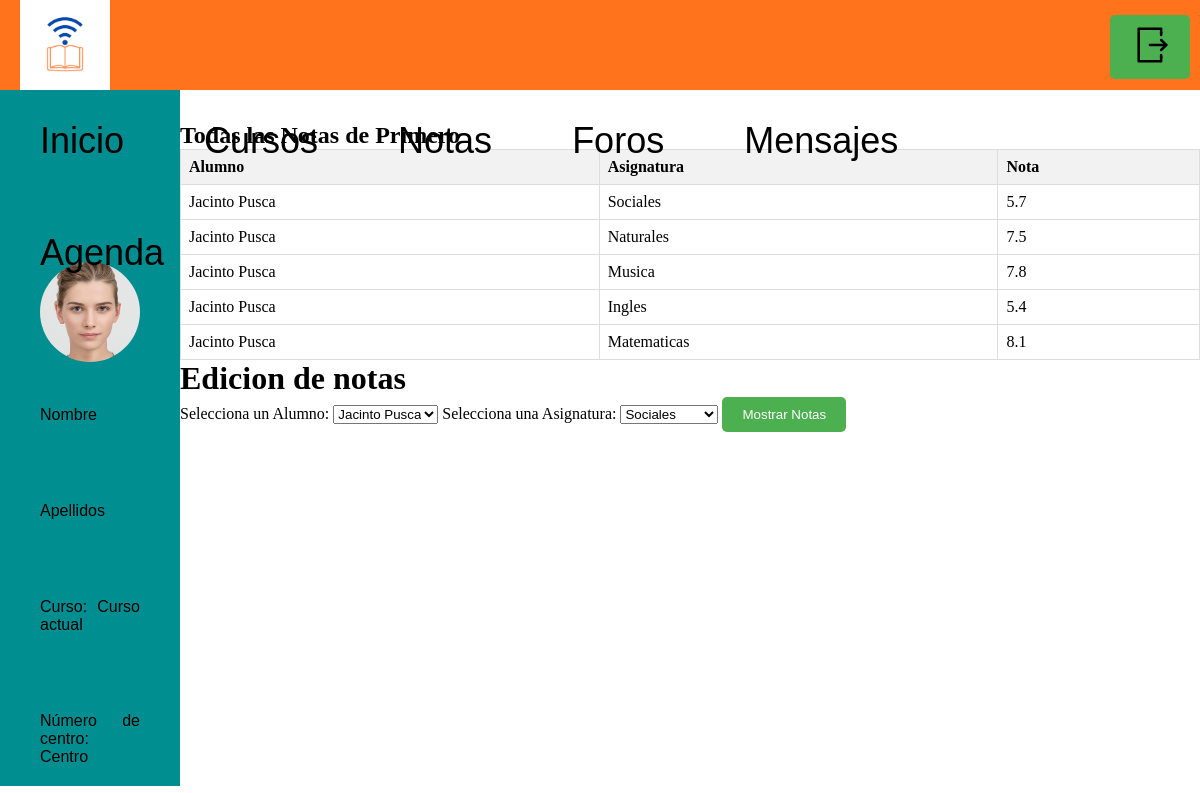
The app's page /profesor/gestionNotas1.php, older data.
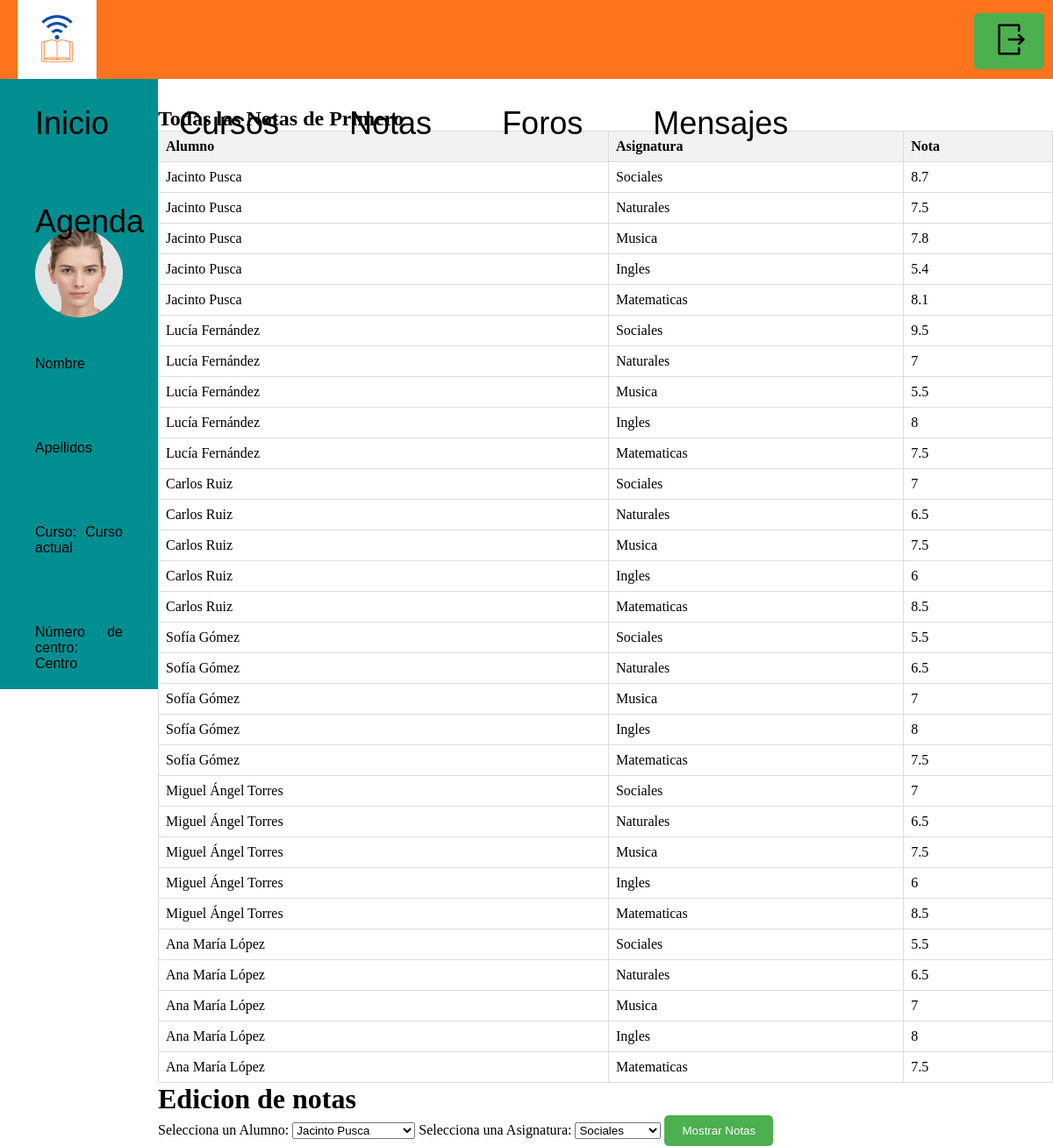
The same page, newer data.
### tables this page shows
CREATE TABLE IF NOT EXISTS `nota` (
  `idNota` int(11) NOT NULL AUTO_INCREMENT,
  `calificacion` float DEFAULT NULL,
  `fecha_calificacion` date DEFAULT NULL,
  `idAsignatura` int(11) DEFAULT NULL,
  `idUsuario` int(11) DEFAULT NULL,
  PRIMARY KEY (`idNota`)
);

CREATE TABLE IF NOT EXISTS `usuario` (
  `idUsuario` int(11) NOT NULL AUTO_INCREMENT,
  `Nombre` varchar(45) DEFAULT NULL,
  `Apellidos` varchar(45) DEFAULT NULL,
  `contrasena` varchar(45) DEFAULT NULL,
  `tipo` varchar(45) DEFAULT NULL,
  `id_centro` int(11) DEFAULT NULL,
  `cursoActual` varchar(15) NOT NULL,
  PRIMARY KEY (`idUsuario`)
);

CREATE TABLE IF NOT EXISTS `asignatura` (
  `idAsignatura` int(11) NOT NULL AUTO_INCREMENT,
  `Nombre` varchar(45) DEFAULT NULL,
  `Descripcion` varchar(100) DEFAULT NULL,
  `Id_centro` int(11) DEFAULT NULL,
  `Material_idMaterial` int(11) NOT NULL,
  `Nota_idNota` int(11) NOT NULL,
  `Curso` varchar(15) NOT NULL,
  PRIMARY KEY (`idAsignatura`,`Nota_idNota`),
  KEY `fk_Asignatura_Material1_idx` (`Material_idMaterial`),
  KEY `fk_Asignatura_Nota1_idx` (`Nota_idNota`)
);

### profesor/gestionNotas1.php (the view, shortened to what this page needs)
<?php
include_once("../back/connection2.php");
$alumnos = mysqli_query($conn, "SELECT idUsuario, Nombre, Apellidos FROM usuario WHERE tipo = 'alumno' AND cursoActual = 'Primero'");
$asignaturas = mysqli_query($conn, "SELECT idAsignatura, Nombre FROM asignatura WHERE Curso = 'Primero'");
?>
<!DOCTYPE html>
<html lang="en">
<head>
    <link rel="stylesheet" href="../CSS/stylesres.css">
</head>
<body>
    <div class="contenedor">
        <div class="colDatosPersonales">
        <img class="fotoPersonal" src="../Media/cara_generica.jpg" alt="Foto personal">
        <p id="nombre">Nombre</p>
        <br>
        <p id="apellidos">Apellidos</p>
        <br>
        <p>Curso: <span id="cursoActual">Curso actual</span></p>
        <br>
        <p>Número de centro: <span id="centro">Centro</span></p>
        </div>
        <div class="colContenido bajando">
        <h2>Todas las Notas de Primero</h2>
        <table>
            <thead>
                <tr>
                    <th>Alumno</th>
                    <th>Asignatura</th>
                    <th>Nota</th>
                </tr>
            </thead>
            <tbody>
                <?php
                $queryTodasNotas = "SELECT u.Nombre AS NombreAlumno, u.Apellidos AS ApellidosAlumno, a.Nombre AS NombreAsignatura, n.calificacion FROM nota n
                                    JOIN usuario u ON n.idUsuario = u.idUsuario
                                    JOIN asignatura a ON n.idAsignatura = a.idAsignatura
                                    WHERE u.cursoActual = 'Primero' AND u.tipo = 'alumno'";
                $resultadoTodasNotas = mysqli_query($conn, $queryTodasNotas);
                while ($fila = mysqli_fetch_assoc($resultadoTodasNotas)) {
                    echo "<tr>";
                    echo "<td>" . htmlspecialchars($fila['NombreAlumno']) . " " . htmlspecialchars($fila['ApellidosAlumno']) . "</td>";
                    echo "<td>" . htmlspecialchars($fila['NombreAsignatura']) . "</td>";
                    echo "<td>" . htmlspecialchars($fila['calificacion']) . "</td>";
                    echo "</tr>";
                }
                ?>
            </tbody>
        </table>
        <h1>Edicion de notas</h1>
        <form action="mostrarNotas1.php" method="post">
            <label for="alumno">Selecciona un Alumno:</label>
            <select name="alumno" id="alumno">
                <?php while ($alumno = mysqli_fetch_assoc($alumnos)) {
                    echo "<option value='{$alumno['idUsuario']}'>{$alumno['Nombre']} {$alumno['Apellidos']}</option>";
                } ?>
            </select>
            <label for="asignatura">Selecciona una Asignatura:</label>
            <select name="asignatura" id="asignatura">
                <?php while ($asignatura = mysqli_fetch_assoc($asignaturas)) {
                    echo "<option value='{$asignatura['idAsignatura']}'>{$asignatura['Nombre']}</option>";
                } ?>
            </select>
            <button type="submit">Mostrar Notas</button>
        </form>
        </div>
    </div>
</body>
</html>

Row changes from the older to the newer data that the page shows:
changed nota (number 1 of 30 on the later page): calificacion "5.7" → "8.7"
added nota: idUsuario.Nombre "Lucía", idUsuario.Apellidos "Fernández", asignatura.Nombre "Sociales", calificacion "9.5"
added nota: idUsuario.Nombre "Lucía", idUsuario.Apellidos "Fernández", asignatura.Nombre "Naturales", calificacion "7"
added nota: idUsuario.Nombre "Lucía", idUsuario.Apellidos "Fernández", asignatura.Nombre "Musica", calificacion "5.5"
added nota: idUsuario.Nombre "Lucía", idUsuario.Apellidos "Fernández", asignatura.Nombre "Ingles", calificacion "8"
added nota: idUsuario.Nombre "Lucía", idUsuario.Apellidos "Fernández", asignatura.Nombre "Matematicas", calificacion "7.5"
added nota: idUsuario.Nombre "Carlos", idUsuario.Apellidos "Ruiz", asignatura.Nombre "Sociales", calificacion "7"
added nota: idUsuario.Nombre "Carlos", idUsuario.Apellidos "Ruiz", asignatura.Nombre "Naturales", calificacion "6.5"
added nota: idUsuario.Nombre "Carlos", idUsuario.Apellidos "Ruiz", asignatura.Nombre "Musica", calificacion "7.5"
added nota: idUsuario.Nombre "Carlos", idUsuario.Apellidos "Ruiz", asignatura.Nombre "Ingles", calificacion "6"
added nota: idUsuario.Nombre "Carlos", idUsuario.Apellidos "Ruiz", asignatura.Nombre "Matematicas", calificacion "8.5"
added nota: idUsuario.Nombre "Sofía", idUsuario.Apellidos "Gómez", asignatura.Nombre "Sociales", calificacion "5.5"
added nota: idUsuario.Nombre "Sofía", idUsuario.Apellidos "Gómez", asignatura.Nombre "Naturales", calificacion "6.5"
added nota: idUsuario.Nombre "Sofía", idUsuario.Apellidos "Gómez", asignatura.Nombre "Musica", calificacion "7"
added nota: idUsuario.Nombre "Sofía", idUsuario.Apellidos "Gómez", asignatura.Nombre "Ingles", calificacion "8"
added nota: idUsuario.Nombre "Sofía", idUsuario.Apellidos "Gómez", asignatura.Nombre "Matematicas", calificacion "7.5"
added nota: idUsuario.Nombre "Miguel Ángel", idUsuario.Apellidos "Torres", asignatura.Nombre "Sociales", calificacion "7"
added nota: idUsuario.Nombre "Miguel Ángel", idUsuario.Apellidos "Torres", asignatura.Nombre "Naturales", calificacion "6.5"
added nota: idUsuario.Nombre "Miguel Ángel", idUsuario.Apellidos "Torres", asignatura.Nombre "Musica", calificacion "7.5"
added nota: idUsuario.Nombre "Miguel Ángel", idUsuario.Apellidos "Torres", asignatura.Nombre "Ingles", calificacion "6"
added nota: idUsuario.Nombre "Miguel Ángel", idUsuario.Apellidos "Torres", asignatura.Nombre "Matematicas", calificacion "8.5"
added nota: idUsuario.Nombre "Ana María", idUsuario.Apellidos "López", asignatura.Nombre "Sociales", calificacion "5.5"
added nota: idUsuario.Nombre "Ana María", idUsuario.Apellidos "López", asignatura.Nombre "Naturales", calificacion "6.5"
added nota: idUsuario.Nombre "Ana María", idUsuario.Apellidos "López", asignatura.Nombre "Musica", calificacion "7"
added nota: idUsuario.Nombre "Ana María", idUsuario.Apellidos "López", asignatura.Nombre "Ingles", calificacion "8"
added nota: idUsuario.Nombre "Ana María", idUsuario.Apellidos "López", asignatura.Nombre "Matematicas", calificacion "7.5"
